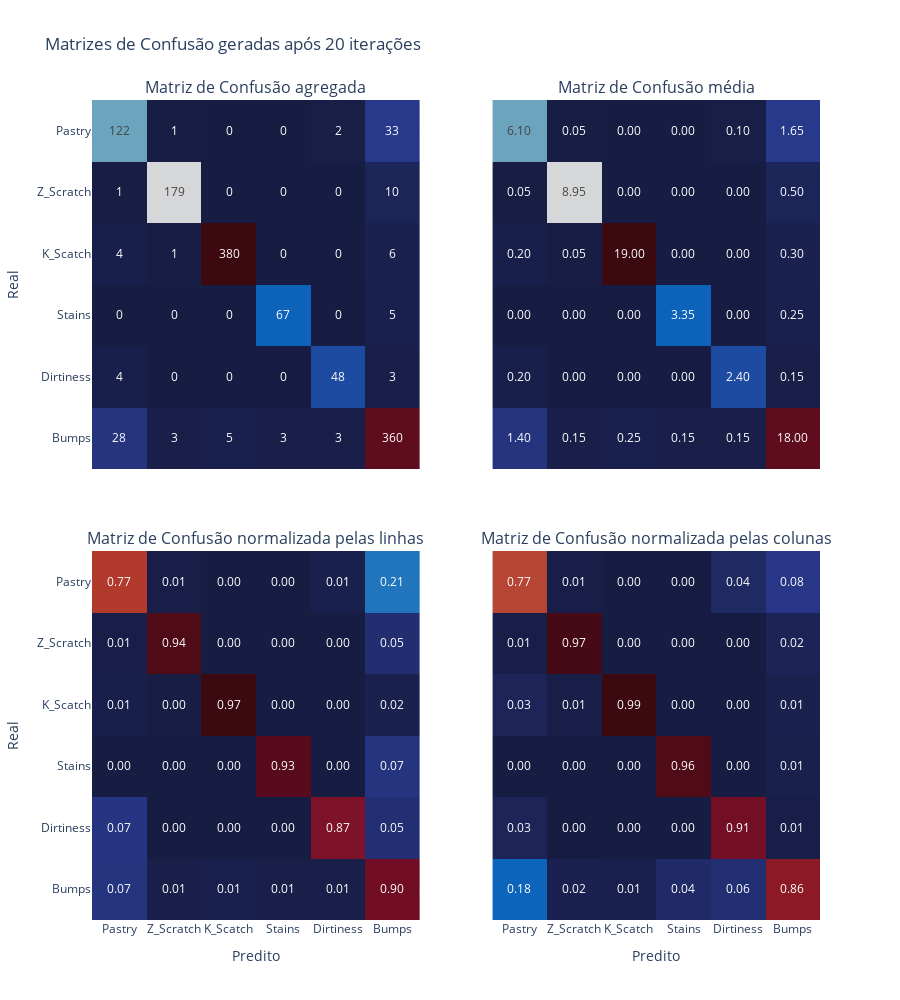

The notebook cell saved with this chart:
### Code cell
plot_confusion_matrix(dt_imb_bag_res, export=True, filename='dt_imb_bag_cm', path='../figs/metrics')

### Figure 1 — Plotly figure (JSON) as saved in the notebook; plotly's stock layout.template omitted (floating-point values rounded to 4 significant figures)
{"data": [{"colorscale": [[0, "rgb(23, 28, 66)"], [0.09091, "rgb(41, 58, 143)"], [0.1818, "rgb(11, 102, 189)"], [0.2727, "rgb(69, 144, 185)"], [0.3636, "rgb(142, 181, 194)"], [0.4545, "rgb(210, 216, 219)"], [0.5455, "rgb(230, 210, 204)"], [0.6364, "rgb(213, 157, 137)"], [0.7273, "rgb(196, 101, 72)"], [0.8182, "rgb(172, 43, 36)"], [0.9091, "rgb(120, 14, 40)"], [1, "rgb(60, 9, 17)"]], "showscale": false, "text": [[122, 1, 0, 0, 2, 33], [1, 179, 0, 0, 0, 10], [4, 1, 380, 0, 0, 6], [0, 0, 0, 67, 0, 5], [4, 0, 0, 0, 48, 3], [28, 3, 5, 3, 3, 360]], "texttemplate": "%{text}", "type": "heatmap", "x": ["Pastry", "Z_Scratch", "K_Scatch", "Stains", "Dirtiness", "Bumps"], "xaxis": "x", "y": ["Pastry", "Z_Scratch", "K_Scatch", "Stains", "Dirtiness", "Bumps"], "yaxis": "y", "z": [[122, 1, 0, 0, 2, 33], [1, 179, 0, 0, 0, 10], [4, 1, 380, 0, 0, 6], [0, 0, 0, 67, 0, 5], [4, 0, 0, 0, 48, 3], [28, 3, 5, 3, 3, 360]]}, {"colorscale": [[0, "rgb(23, 28, 66)"], [0.09091, "rgb(41, 58, 143)"], [0.1818, "rgb(11, 102, 189)"], [0.2727, "rgb(69, 144, 185)"], [0.3636, "rgb(142, 181, 194)"], [0.4545, "rgb(210, 216, 219)"], [0.5455, "rgb(230, 210, 204)"], [0.6364, "rgb(213, 157, 137)"], [0.7273, "rgb(196, 101, 72)"], [0.8182, "rgb(172, 43, 36)"], [0.9091, "rgb(120, 14, 40)"], [1, "rgb(60, 9, 17)"]], "showscale": false, "text": [[6.1, 0.05, 0, 0, 0.1, 1.65], [0.05, 8.95, 0, 0, 0, 0.5], [0.2, 0.05, 19, 0, 0, 0.3], [0, 0, 0, 3.35, 0, 0.25], [0.2, 0, 0, 0, 2.4, 0.15], [1.4, 0.15, 0.25, 0.15, 0.15, 18]], "texttemplate": "%{text:.2f}", "type": "heatmap", "x": ["Pastry", "Z_Scratch", "K_Scatch", "Stains", "Dirtiness", "Bumps"], "xaxis": "x2", "y": ["Pastry", "Z_Scratch", "K_Scatch", "Stains", "Dirtiness", "Bumps"], "yaxis": "y2", "z": [[6.1, 0.05, 0, 0, 0.1, 1.65], [0.05, 8.95, 0, 0, 0, 0.5], [0.2, 0.05, 19, 0, 0, 0.3], [0, 0, 0, 3.35, 0, 0.25], [0.2, 0, 0, 0, 2.4, 0.15], [1.4, 0.15, 0.25, 0.15, 0.15, 18]]}, {"colorscale": [[0, "rgb(23, 28, 66)"], [0.09091, "rgb(41, 58, 143)"], [0.1818, "rgb(11, 102, 189)"], [0.2727, "rgb(69, 144, 185)"], [0.3636, "rgb(142, 181, 194)"], [0.4545, "rgb(210, 216, 219)"], [0.5455, "rgb(230, 210, 204)"], [0.6364, "rgb(213, 157, 137)"], [0.7273, "rgb(196, 101, 72)"], [0.8182, "rgb(172, 43, 36)"], [0.9091, "rgb(120, 14, 40)"], [1, "rgb(60, 9, 17)"]], "showscale": false, "text": [[0.7722, 0.006329, 0, 0, 0.01266, 0.2089], [0.005263, 0.9421, 0, 0, 0, 0.05263], [0.01023, 0.002558, 0.9719, 0, 0, 0.01535], [0, 0, 0, 0.9306, 0, 0.06944], [0.07273, 0, 0, 0, 0.8727, 0.05455], [0.06965, 0.007463, 0.01244, 0.007463, 0.007463, 0.8955]], "texttemplate": "%{text:.2f}", "type": "heatmap", "x": ["Pastry", "Z_Scratch", "K_Scatch", "Stains", "Dirtiness", "Bumps"], "xaxis": "x3", "y": ["Pastry", "Z_Scratch", "K_Scatch", "Stains", "Dirtiness", "Bumps"], "yaxis": "y3", "z": [[0.7722, 0.006329, 0, 0, 0.01266, 0.2089], [0.005263, 0.9421, 0, 0, 0, 0.05263], [0.01023, 0.002558, 0.9719, 0, 0, 0.01535], [0, 0, 0, 0.9306, 0, 0.06944], [0.07273, 0, 0, 0, 0.8727, 0.05455], [0.06965, 0.007463, 0.01244, 0.007463, 0.007463, 0.8955]]}, {"colorscale": [[0, "rgb(23, 28, 66)"], [0.09091, "rgb(41, 58, 143)"], [0.1818, "rgb(11, 102, 189)"], [0.2727, "rgb(69, 144, 185)"], [0.3636, "rgb(142, 181, 194)"], [0.4545, "rgb(210, 216, 219)"], [0.5455, "rgb(230, 210, 204)"], [0.6364, "rgb(213, 157, 137)"], [0.7273, "rgb(196, 101, 72)"], [0.8182, "rgb(172, 43, 36)"], [0.9091, "rgb(120, 14, 40)"], [1, "rgb(60, 9, 17)"]], "showscale": false, "text": [[0.7673, 0.005435, 0, 0, 0.03774, 0.07914], [0.006289, 0.9728, 0, 0, 0, 0.02398], [0.02516, 0.005435, 0.987, 0, 0, 0.01439], [0, 0, 0, 0.9571, 0, 0.01199], [0.02516, 0, 0, 0, 0.9057, 0.007194], [0.1761, 0.0163, 0.01299, 0.04286, 0.0566, 0.8633]], "texttemplate": "%{text:.2f}", "type": "heatmap", "x": ["Pastry", "Z_Scratch", "K_Scatch", "Stains", "Dirtiness", "Bumps"], "xaxis": "x4", "y": ["Pastry", "Z_Scratch", "K_Scatch", "Stains", "Dirtiness", "Bumps"], "yaxis": "y4", "z": [[0.7673, 0.005435, 0, 0, 0.03774, 0.07914], [0.006289, 0.9728, 0, 0, 0, 0.02398], [0.02516, 0.005435, 0.987, 0, 0, 0.01439], [0, 0, 0, 0.9571, 0, 0.01199], [0.02516, 0, 0, 0, 0.9057, 0.007194], [0.1761, 0.0163, 0.01299, 0.04286, 0.0566, 0.8633]]}], "layout": {"annotations": [{"font": {"size": 16}, "showarrow": false, "text": "Matriz de Confusão agregada", "x": 0.225, "xanchor": "center", "xref": "paper", "y": 1, "yanchor": "bottom", "yref": "paper"}, {"font": {"size": 16}, "showarrow": false, "text": "Matriz de Confusão média", "x": 0.775, "xanchor": "center", "xref": "paper", "y": 1, "yanchor": "bottom", "yref": "paper"}, {"font": {"size": 16}, "showarrow": false, "text": "Matriz de Confusão normalizada pelas linhas", "x": 0.225, "xanchor": "center", "xref": "paper", "y": 0.45, "yanchor": "bottom", "yref": "paper"}, {"font": {"size": 16}, "showarrow": false, "text": "Matriz de Confusão normalizada pelas colunas", "x": 0.775, "xanchor": "center", "xref": "paper", "y": 0.45, "yanchor": "bottom", "yref": "paper"}], "autosize": true, "height": 1000, "title": {"text": "Matrizes de Confusão geradas após 20 iterações"}, "xaxis": {"anchor": "y", "domain": [0, 0.45], "matches": "x3", "showticklabels": false}, "xaxis2": {"anchor": "y2", "domain": [0.55, 1], "matches": "x4", "showticklabels": false}, "xaxis3": {"anchor": "y3", "domain": [0, 0.45], "title": {"text": "Predito"}}, "xaxis4": {"anchor": "y4", "domain": [0.55, 1], "title": {"text": "Predito"}}, "yaxis": {"anchor": "x", "autorange": "reversed", "domain": [0.55, 1], "title": {"text": "Real"}}, "yaxis2": {"anchor": "x2", "autorange": "reversed", "domain": [0.55, 1], "matches": "y", "showticklabels": false}, "yaxis3": {"anchor": "x3", "autorange": "reversed", "domain": [0, 0.45], "title": {"text": "Real"}}, "yaxis4": {"anchor": "x4", "domain": [0, 0.45], "matches": "y3", "showticklabels": false}}}
